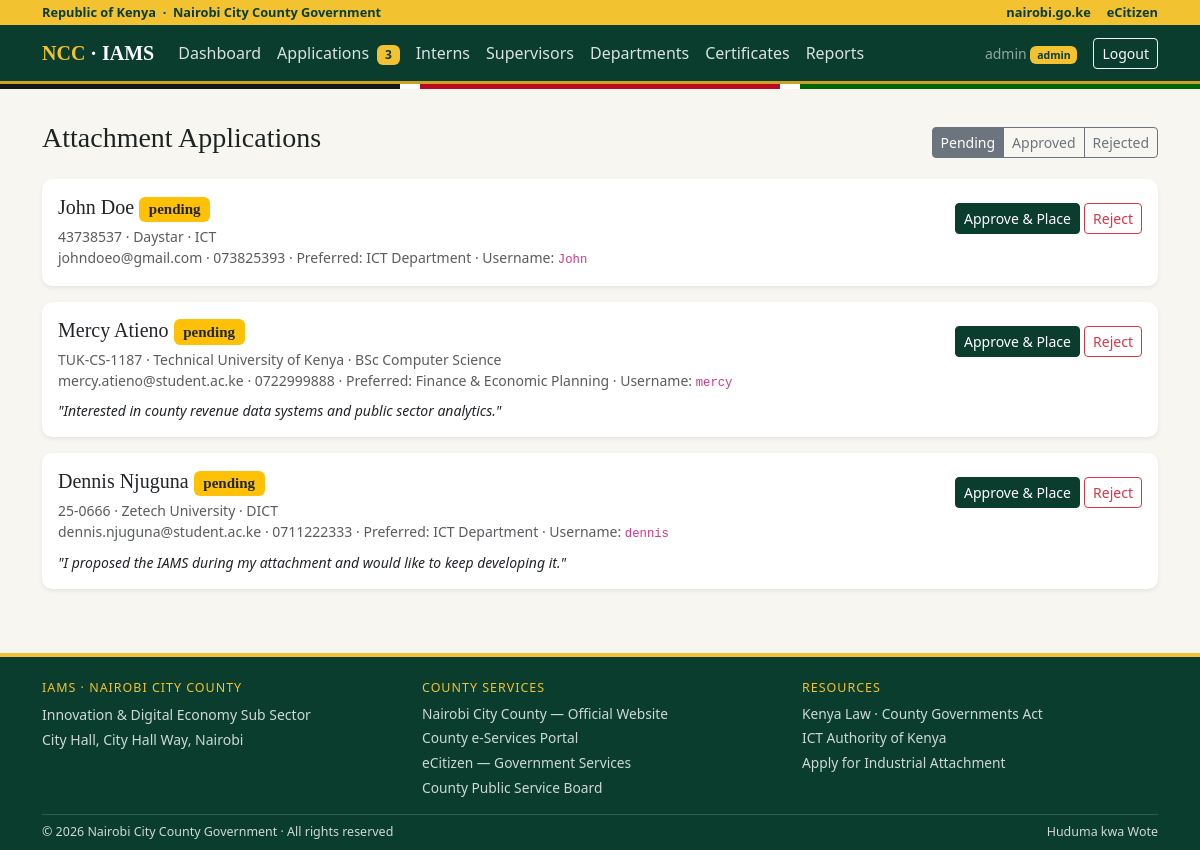
Screenshot of /admin/applications (signed in) with the database file from the repository.
### app.py (models this page shows, shortened)
class User(UserMixin, db.Model):
    id = db.Column(db.Integer, primary_key=True)
    username = db.Column(db.String(80), unique=True, nullable=False)
    password_hash = db.Column(db.String(255), nullable=False)
    role = db.Column(db.String(20), nullable=False)  # admin | supervisor | intern
    intern_id = db.Column(db.Integer, db.ForeignKey("intern.id"))
    supervisor_id = db.Column(db.Integer, db.ForeignKey("supervisor.id"))
    intern = db.relationship("Intern", foreign_keys=[intern_id])
    supervisor = db.relationship("Supervisor", foreign_keys=[supervisor_id])

class Application(db.Model):
    id = db.Column(db.Integer, primary_key=True)
    full_name = db.Column(db.String(120), nullable=False)
    admission_number = db.Column(db.String(40), nullable=False)
    email = db.Column(db.String(120))
    phone = db.Column(db.String(30))
    university = db.Column(db.String(120))
    course = db.Column(db.String(120))
    preferred_department_id = db.Column(db.Integer, db.ForeignKey("department.id"))
    motivation = db.Column(db.Text)
    username = db.Column(db.String(80), nullable=False)
    password_hash = db.Column(db.String(255), nullable=False)
    status = db.Column(db.String(20), default="pending")  # pending | approved | rejected
    applied_at = db.Column(db.DateTime, default=datetime.utcnow)
    rejection_reason = db.Column(db.String(255))
    preferred_department = db.relationship("Department")

class Department(db.Model):
    id = db.Column(db.Integer, primary_key=True)
    name = db.Column(db.String(120), unique=True, nullable=False)
    hod_name = db.Column(db.String(120))
    location = db.Column(db.String(120))

### app.py (the view)
@app.route("/admin/applications")
@role_required("admin")
def admin_applications():
    show = request.args.get("show", "pending")
    q = Application.query
    if show in ("pending", "approved", "rejected"):
        q = q.filter_by(status=show)
    apps = q.order_by(Application.applied_at.desc()).all()
    return render_template("admin_applications.html", applications=apps, show=show,
                           departments=Department.query.order_by(Department.name).all(),
                           supervisors=Supervisor.query.order_by(Supervisor.full_name).all())

### app.py (called while the page is built)
@login_manager.user_loader
def load_user(user_id):
    return db.session.get(User, int(user_id))

def role_required(*roles):
    def wrapper(fn):
        @wraps(fn)
        def decorated(*args, **kwargs):
            if not current_user.is_authenticated:
                return redirect(url_for("login"))
            if current_user.role not in roles:
                abort(403)
            return fn(*args, **kwargs)
        return decorated
    return wrapper

@app.context_processor
def inject_badges():
    pending_apps = 0
    if current_user.is_authenticated and current_user.role == "admin":
        pending_apps = Application.query.filter_by(status="pending").count()
    return {"pending_applications": pending_apps}

### templates/admin_applications.html (shortened to what this page needs)
{% extends "base.html" %}
{% block content %}
<div class="d-flex justify-content-between align-items-center mb-3">
  <h3>Attachment Applications</h3>
  <div class="btn-group">
    <a class="btn btn-sm btn-outline-secondary {{ 'active' if show=='pending' }}" href="{{ url_for('admin_applications', show='pending') }}">Pending</a>
    <a class="btn btn-sm btn-outline-secondary {{ 'active' if show=='approved' }}" href="{{ url_for('admin_applications', show='approved') }}">Approved</a>
    <a class="btn btn-sm btn-outline-secondary {{ 'active' if show=='rejected' }}" href="{{ url_for('admin_applications', show='rejected') }}">Rejected</a>
  </div>
</div>
{% for a in applications %}
<div class="card shadow-sm mb-3"><div class="card-body">
  <div class="d-flex justify-content-between flex-wrap">
    <div>
      <h5 class="mb-1">{{ a.full_name }}
        <span class="badge bg-{{ 'warning text-dark' if a.status=='pending' else ('success' if a.status=='approved' else 'secondary') }}">{{ a.status }}</span></h5>
      <div class="small text-muted">{{ a.admission_number }} · {{ a.university or '—' }} · {{ a.course or '—' }}<br>
        {{ a.email or 'no email' }} · {{ a.phone or 'no phone' }} ·
        Preferred: {{ a.preferred_department.name if a.preferred_department else 'none' }} ·
        Username: <code>{{ a.username }}</code></div>
      {% if a.motivation %}<p class="small mt-2 mb-0"><em>"{{ a.motivation }}"</em></p>{% endif %}
    </div>
    {% if a.status == 'pending' %}
    <div class="text-end mt-2">
      <button class="btn btn-sm btn-ncc" data-bs-toggle="modal" data-bs-target="#ap{{ a.id }}">Approve &amp; Place</button>
      <button class="btn btn-sm btn-outline-danger" data-bs-toggle="modal" data-bs-target="#rj{{ a.id }}">Reject</button>
    </div>{% endif %}
  </div>
</div></div>
{% else %}<div class="card shadow-sm"><div class="card-body text-muted">No {{ show }} applications.</div></div>{% endfor %}
{% endblock %}

### templates/base.html (shortened to what this page needs)
<!DOCTYPE html>
<html lang="en">
<head>
  <link href="https://cdn.jsdelivr.net/npm/bootstrap@5.3.3/dist/css/bootstrap.min.css" rel="stylesheet">
  <link href="{{ url_for('static', filename='style.css') }}" rel="stylesheet">
</head>
<body>
<div class="gold-ribbon">
  <div class="container d-flex justify-content-between align-items-center">
    <span>Republic of Kenya &nbsp;·&nbsp; Nairobi City County Government</span>
    <span class="d-none d-md-flex gap-3">
      <a href="https://nairobi.go.ke" target="_blank" rel="noopener">nairobi.go.ke</a>
      <a href="https://ecitizen.go.ke" target="_blank" rel="noopener">eCitizen</a>
    </span>
  </div>
</div>
<nav class="navbar navbar-expand-lg navbar-dark ncc-navbar">
  <div class="container">
    <a class="navbar-brand fw-bold" href="{{ url_for('index') }}"><span class="text-gold">NCC</span> · IAMS</a>
    <div class="collapse navbar-collapse" id="nav">
      {% if current_user.is_authenticated %}
      <ul class="navbar-nav me-auto">
        {% if current_user.role == 'admin' %}
          <li class="nav-item"><a class="nav-link" href="{{ url_for('admin_dashboard') }}">Dashboard</a></li>
          <li class="nav-item"><a class="nav-link" href="{{ url_for('admin_applications') }}">Applications
            {% if pending_applications %}<span class="badge bg-gold ms-1">{{ pending_applications }}</span>{% endif %}</a></li>
          <li class="nav-item"><a class="nav-link" href="{{ url_for('admin_interns') }}">Interns</a></li>
          <li class="nav-item"><a class="nav-link" href="{{ url_for('admin_supervisors') }}">Supervisors</a></li>
          <li class="nav-item"><a class="nav-link" href="{{ url_for('admin_departments') }}">Departments</a></li>
          <li class="nav-item"><a class="nav-link" href="{{ url_for('admin_certificates') }}">Certificates</a></li>
          <li class="nav-item"><a class="nav-link" href="{{ url_for('admin_reports') }}">Reports</a></li>
        {% endif %}
      </ul>
      <span class="navbar-text me-3 small">{{ current_user.username }}
        <span class="badge bg-gold">{{ current_user.role }}</span></span>
      <a class="btn btn-outline-light btn-sm" href="{{ url_for('logout') }}">Logout</a>
      {% else %}
      <div class="ms-auto d-flex gap-2">
        <a class="btn btn-outline-light btn-sm" href="{{ url_for('login') }}">Login</a>
        <a class="btn btn-gold btn-sm" href="{{ url_for('apply') }}">Apply for Attachment</a>
      </div>
      {% endif %}
    </div>
  </div>
</nav>
<div class="flag-strip"></div>
<div class="container pt-3">
</div>
<main class="container py-3">{% block content %}{% endblock %}</main>
<footer class="ncc-footer pt-4">
  <div class="container">
    <div class="row g-4 pb-3">
      <div class="col-md-4">
        <h6>IAMS · Nairobi City County</h6>
        <p class="small mb-1">Innovation &amp; Digital Economy Sub Sector</p>
        <p class="small mb-0">City Hall, City Hall Way, Nairobi</p>
      </div>
      <div class="col-md-4">
        <h6>County Services</h6>
        <div class="d-flex flex-column gap-1">
          <a href="https://nairobi.go.ke" target="_blank" rel="noopener">Nairobi City County — Official Website</a>
          <a href="https://nairobiservices.go.ke" target="_blank" rel="noopener">County e-Services Portal</a>
          <a href="https://ecitizen.go.ke" target="_blank" rel="noopener">eCitizen — Government Services</a>
          <a href="https://cpsb.nairobi.go.ke" target="_blank" rel="noopener">County Public Service Board</a>
        </div>
      </div>
      <div class="col-md-4">
        <h6>Resources</h6>
        <div class="d-flex flex-column gap-1">
          <a href="https://www.kenyalaw.org" target="_blank" rel="noopener">Kenya Law · County Governments Act</a>
          <a href="https://icta.go.ke" target="_blank" rel="noopener">ICT Authority of Kenya</a>
          <a href="{{ url_for('apply') }}">Apply for Industrial Attachment</a>
        </div>
      </div>
    </div>
    <div class="bottom-bar py-2 d-flex justify-content-between flex-wrap gap-2">
      <span>© 2026 Nairobi City County Government · All rights reserved</span>
      <span>Huduma kwa Wote</span>
    </div>
  </div>
</footer>
</body>
</html>

### static/style.css (style rules this page uses)
:root { --green:#0b3d2e;--green2:#10513d;--gold:#f2c230;--gold2:#c9a227;--paper:#f7f6f1; }
body { background:var(--paper);color:#1c2321;display:flex;flex-direction:column;min-height:100vh;font-family:system-ui,-apple-system,"Segoe UI",Roboto,sans-serif; }
main { flex:1; }
h1,h2,h3,h4,h5,.navbar-brand { font-family:Georgia,"Times New Roman",serif; }
.gold-ribbon { background:var(--gold);color:var(--green);font-size:.8rem;font-weight:600;padding:3px 0; }
.gold-ribbon a { color:var(--green);text-decoration:none; }
.ncc-navbar { background:var(--green);border-bottom:3px solid var(--gold2); }
.ncc-navbar .nav-link { color:rgba(255,255,255,.85); }
.flag-strip { height:5px;background:linear-gradient(to right,#141414 0 33.3%,#fff 33.3% 35%,#bb0a1e 35% 65%,#fff 65% 66.7%,#006600 66.7% 100%); }
.text-gold { color:var(--gold); }
.btn-ncc { background:var(--green);color:#fff;border:1px solid var(--green); }
.card { border:none;border-radius:10px; }
.badge.bg-gold { background:var(--gold);color:var(--green); }
.ncc-footer { background:var(--green);color:rgba(255,255,255,.8);border-top:4px solid var(--gold);margin-top:2rem; }
.ncc-footer h6 { color:var(--gold);text-transform:uppercase;letter-spacing:.08em;font-size:.78rem;font-family:system-ui,sans-serif; }
.ncc-footer a { color:rgba(255,255,255,.8);text-decoration:none;font-size:.86rem; }
.ncc-footer .bottom-bar { border-top:1px solid rgba(255,255,255,.15);font-size:.78rem; }

### rows the page displays
User: username "admin", role "admin"
Application: full_name "John Doe", status "pending", admission_number "43738537", university "Daystar", course "ICT", email "johndoeo@gmail.com", phone "073825393", preferred_department "ICT Department", username "John"
Application: full_name "Mercy Atieno", status "pending", admission_number "TUK-CS-1187", university "Technical University of Kenya", course "BSc Computer Science", email "mercy.atieno@student.ac.ke", phone "0722999888", preferred_department "Finance & Economic Planning", username "mercy", motivation "Interested in county revenue data systems and public sector analytics."
Application: full_name "Dennis Njuguna", status "pending", admission_number "25-0666", university "Zetech University", course "DICT", email "dennis.njuguna@student.ac.ke", phone "0711222333", preferred_department "ICT Department", username "dennis", motivation "I proposed the IAMS during my attachment and would like to keep developing it."

### other values shown
{{ pending_applications }} "3"
